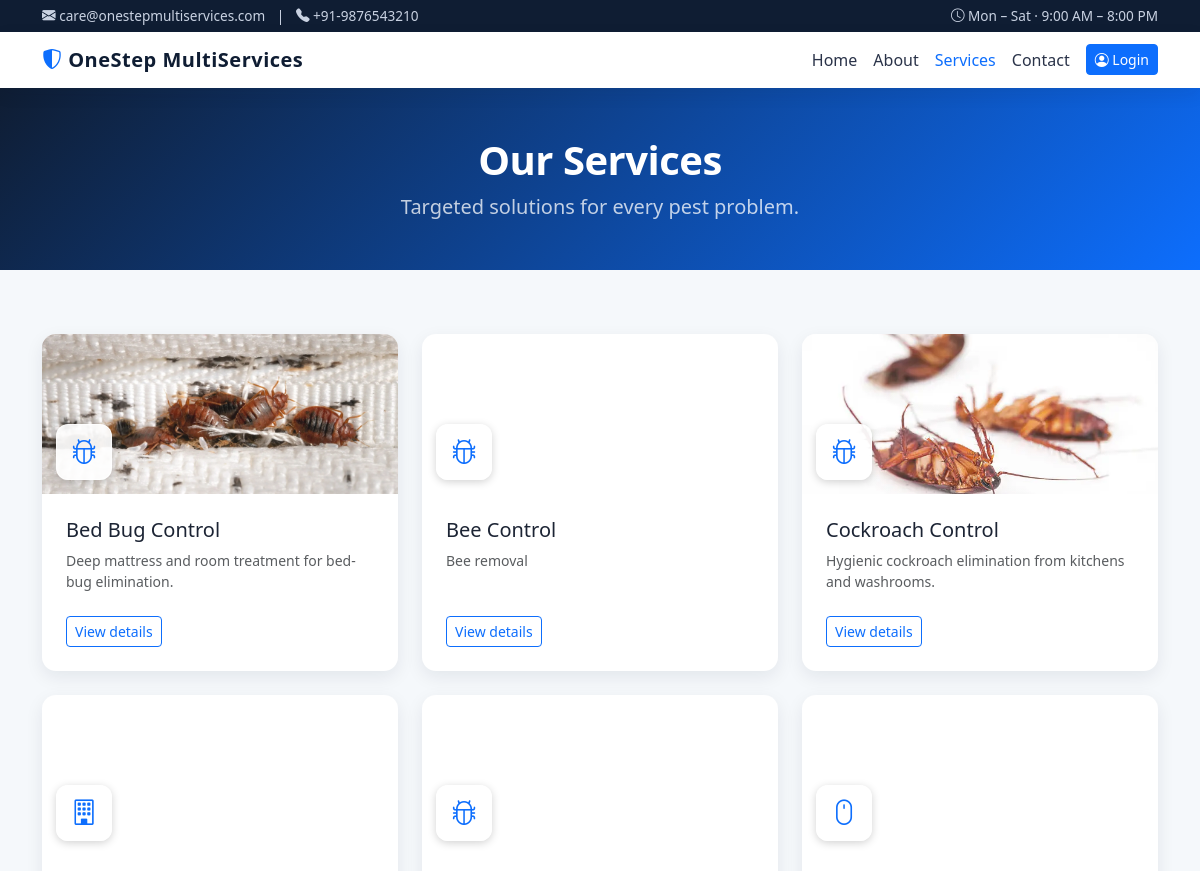
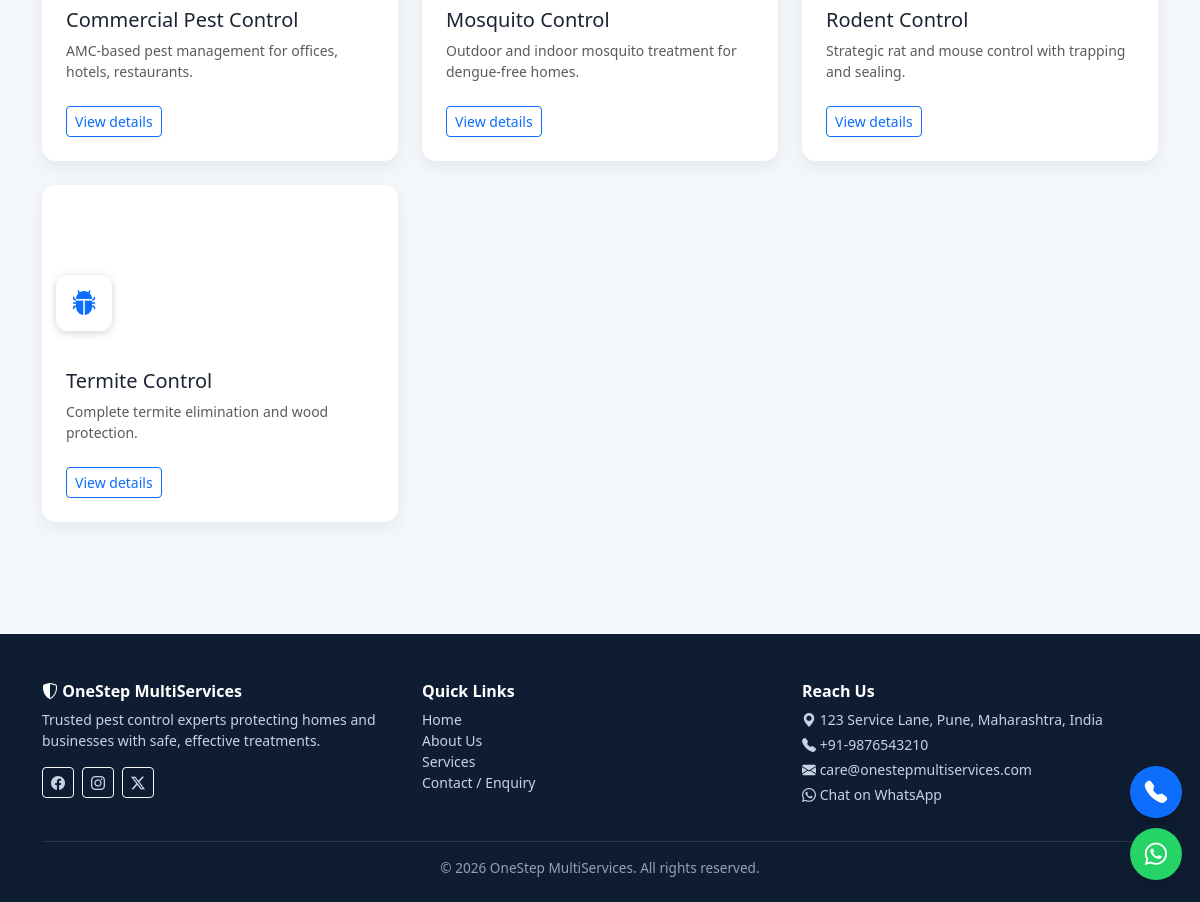
/services, run on the app's committed database (2 pictures, top to bottom).
### models.py (models this page shows, shortened)
class Service(db.Model):
    __tablename__ = "services"
    id = db.Column(db.Integer, primary_key=True)
    name = db.Column(db.String(120), nullable=False, unique=True)
    slug = db.Column(db.String(120), unique=True, index=True)
    short_description = db.Column(db.String(255))
    description = db.Column(db.Text)
    benefits = db.Column(db.Text)
    process = db.Column(db.Text)
    faq = db.Column(db.Text)  # JSON-encoded Q&A list
    image = db.Column(db.String(255))  # static/images/<file>
    icon = db.Column(db.String(80))  # bootstrap-icons class e.g. bi-bug
    status = db.Column(db.String(20), default="ACTIVE")  # ACTIVE / INACTIVE
    created_at = db.Column(db.DateTime, default=datetime.utcnow)
    leads = db.relationship("Lead", backref="service", lazy=True)
    bookings = db.relationship("Booking", backref="service", lazy=True)

### blueprints/public.py (the view)
@bp.route("/services")
def services():
    services = Service.query.filter_by(status="ACTIVE").order_by(Service.name).all()
    return render_template("public/services.html", services=services)

### app/templates/public/services.html (shortened to what this page needs)
{% extends "base.html" %}
{% block content %}
<section class="os-hero" style="padding: 3rem 0;">
  <div class="container text-center">
    <h1>Our Services</h1>
    <p class="lead mb-0 opacity-75">Targeted solutions for every pest problem.</p>
  </div>
</section>
<section class="os-section">
  <div class="container">
    <div class="row g-4">
      {% for s in services %}
      {% set s_image = s.image or ('services/' ~ s.slug ~ '.webp') %}
      <div class="col-md-6 col-lg-4">
        <div class="os-card os-service-card h-100 p-0 overflow-hidden d-flex flex-column">
          {% if s_image %}
          <div class="os-service-thumb" style="background-image: linear-gradient(rgba(255,255,255,.05), rgba(255,255,255,.10)), url('{{ url_for('static', filename=s_image) }}');">
            <div class="icon-wrap mb-0"><i class="bi {{ s.icon or 'bi-bug-fill' }}"></i></div>
          </div>
          {% else %}
          <div class="p-4">
            <div class="icon-wrap mb-3"><i class="bi {{ s.icon or 'bi-bug-fill' }}"></i></div>
          </div>
          {% endif %}
          <div class="p-4 d-flex flex-column flex-grow-1">
            <h5 class="mb-2">{{ s.name }}</h5>
            <p class="text-muted small flex-grow-1">{{ s.short_description }}</p>
            <a class="btn btn-outline-primary btn-sm mt-2 align-self-start" href="{{ url_for('public.service_detail', slug=s.slug) }}">
              View details
            </a>
          </div>
        </div>
      </div>
      {% else %}
      <div class="col-12 text-center text-muted">Services will be listed here soon.</div>
      {% endfor %}
    </div>
  </div>
</section>
{% endblock %}

### app/static/css/style.css (style rules this page uses)
:root { --os-primary: #0d6efd; --os-primary-dark: #0a58ca; --os-accent: #20c997; --os-dark: #0f1d33; --os-muted: #6c757d; --os-bg: #f5f8fb; --os-card-shadow: 0 6px 18px rgba(15, 29, 51, 0.08); --os-radius: 14px; }
body { background: var(--os-bg); font-family: 'Segoe UI', Roboto, system-ui, -apple-system, sans-serif; color: #1c2434; }
a { text-decoration: none; }
.os-hero { background: linear-gradient(135deg, #0f1d33 0%, #0d6efd 100%); color: #fff; padding: 5rem 0 4rem; position: relative; overflow: hidden; }
.os-hero h1 { font-weight: 800; letter-spacing: -.5px; }
.os-section { padding: 4rem 0; }
.os-card { background: #fff; border-radius: var(--os-radius); box-shadow: var(--os-card-shadow); border: 0; transition: transform .2s ease, box-shadow .2s ease; }
.os-service-card .icon-wrap { width: 56px; height: 56px; border-radius: 12px; background: rgba(13,110,253,.1); color: var(--os-primary); display: flex; align-items: center; justify-content: center; font-size: 1.6rem; }
.os-service-thumb { position: relative; height: 160px; background-size: cover; background-position: center; background-repeat: no-repeat; display: flex; align-items: flex-end; padding: 14px; }
.os-service-thumb .icon-wrap { background: rgba(255,255,255,.92); border: 1px solid rgba(255,255,255,.6); box-shadow: 0 2px 8px rgba(0,0,0,.18); }

### data on the page
Service: shows a picture, name "Bed Bug Control", short_description "Deep mattress and room treatment for bed-bug elimination."
Service: name "Bee Control", short_description "Bee removal"
Service: shows a picture, name "Cockroach Control", short_description "Hygienic cockroach elimination from kitchens and washrooms."
Service: name "Commercial Pest Control", short_description "AMC-based pest management for offices, hotels, restaurants."
Service: name "Mosquito Control", short_description "Outdoor and indoor mosquito treatment for dengue-free homes."
Service: name "Rodent Control", short_description "Strategic rat and mouse control with trapping and sealing."
Service: name "Termite Control", short_description "Complete termite elimination and wood protection."

### other printed values
{{ business_email }} "care@onestepmultiservices.com"
{{ business_phone }} "+91-9876543210"
{{ business_name }} "OneStep MultiServices"
{{ business_address }} "123 Service Lane, Pune, Maharashtra, India"
